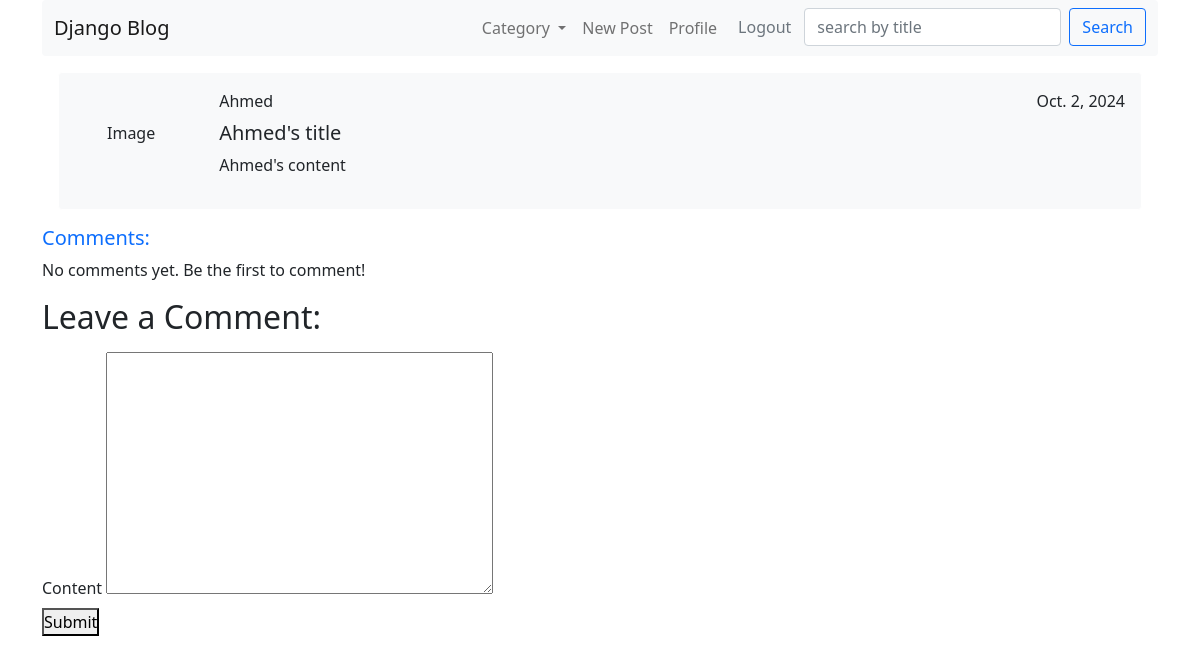
Before: /view/post/8 (signed in) with the older database file.
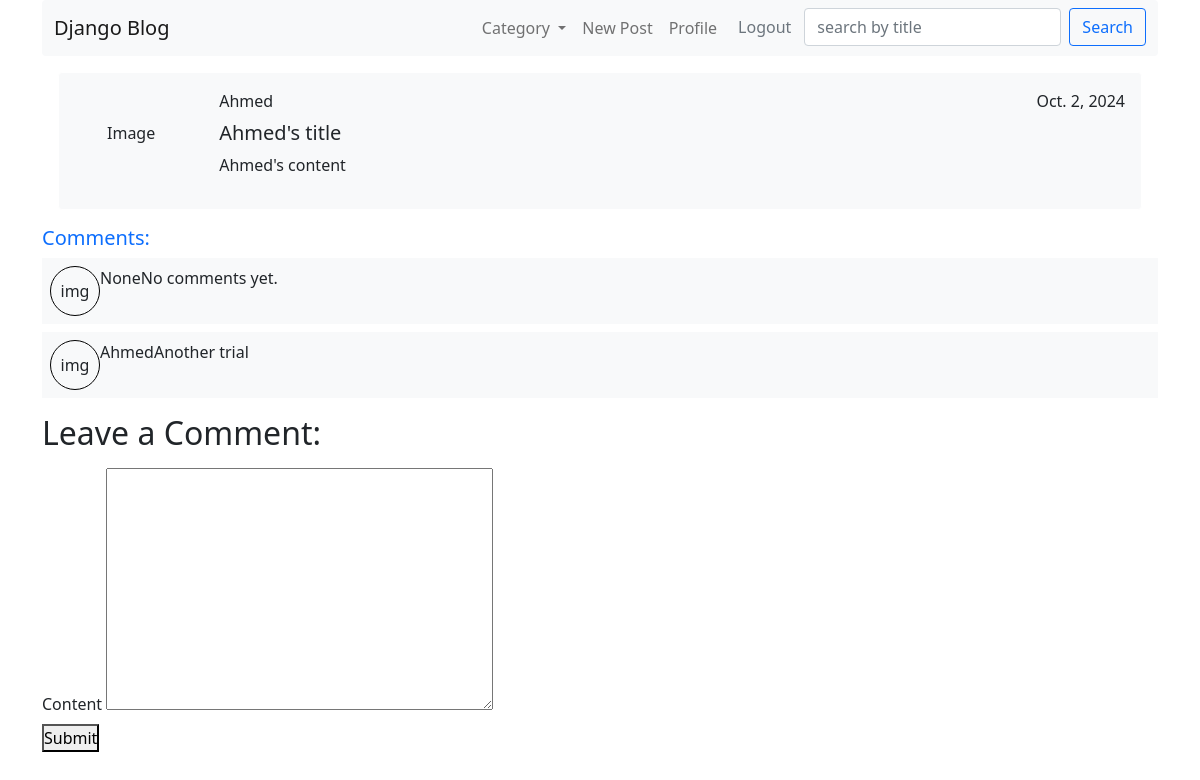
After: the same page with the newer database file.
### blog/models.py (models this page shows)
class Comment(models.Model):
    content = models.TextField()
    post = models.ForeignKey(Post,on_delete=models.CASCADE)
    author = models.ForeignKey(User,on_delete=models.CASCADE,null=True)
    created_at = models.DateField(auto_now_add=True)

### blog/views.py (the view)
# urls.py: path('view/post/<int:pk>',handle_post_view,name='view_post'),
@login_required
def handle_post_view(request,pk):
    post = Post.objects.get(pk=pk)
    comments = Comment.objects.filter(post=post)
    if request.method =="POST":
        form = CommentForm(request.POST)
        if form.is_valid():
            content = form.cleaned_data['content']
            Comment.objects.create(content=content,post=post,author=request.user)
            return redirect('view_post',pk=pk)
    else:
        form = CommentForm()
    return render(request,'post/viewPost.html',{'form':form,'post':post,"comments":comments})

### blog/forms.py
class CommentForm(forms.ModelForm):
    class Meta:
        model = Comment
        fields = ['content']
        widget={
            "content":forms.Textarea(attrs=attrs)
        }

### blog/custom_context.py (called while the page is built)
def categoryView(request):
    categories = Category.objects.all()
    return {'categories':categories}

### blog/models.py (called while the page is built)
    def __str__(self):
        return self.name

### blog/templates/post/viewPost.html
{% extends 'base.html' %} {% block content %}
<div class="bg-light border rounded  border-white m-3 d-flex justify-content-between">
    <div class="left flex-grow-2 p-5"> Image </div>
    <div class="right flex-grow-1 p-3">
        <div class="d-flex justify-content-between mb-2">
            <span>{{ post.author }}</span>
            <span>{{ post.created_at }}</span>
        </div>
        <h5>{{ post.title }}</h5>
        <p>{{ post.content }}</p>
    </div>
</div>
<h5 class="text-primary">Comments:</h5>
<ul class="list-unstyled">
    {% for comment in comments %}
    <div class="d-flex bg-light w-100 p-2 mb-2">
        <div class="rounded-20">img</div>
        <span>{{comment.author}}</span>
        <p>
            {{comment.content}}
        </p>
    </div>
    {% empty %}
    <li>No comments yet. Be the first to comment!</li>
    {% endfor %}
</ul>
<h2>Leave a Comment:</h2>
<form method="POST" action="{% url 'view_post' post.pk %}">
    {% csrf_token %} {% include "common/form.html" with form=form %}
    <button type="submit">Submit</button>
</form>
{% endblock content %}

Changed rows visible on the page:
added Comment: author "None", content "No comments yet."
added Comment: author "Ahmed", content "Another trial"
Other visible differences:
text no longer shown: "No comments yet. Be the first to comment!"
